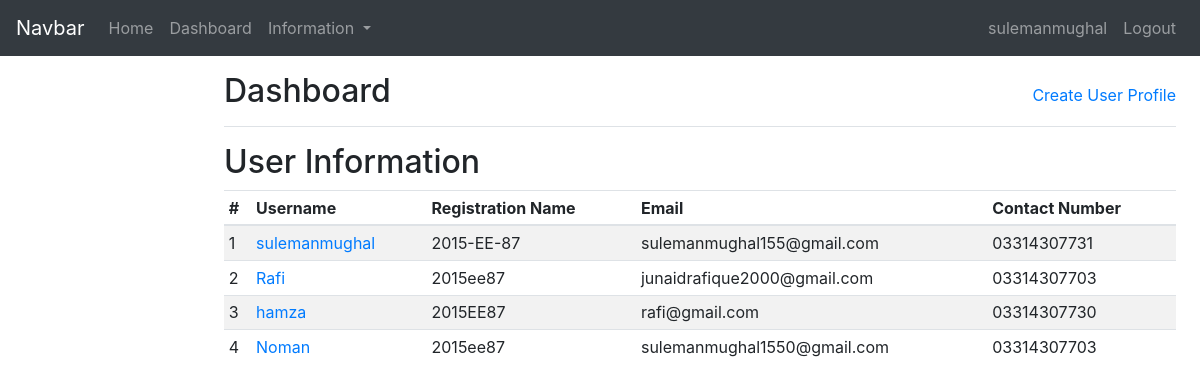
The page /dashbaord/ (signed in) on the database its author committed.
### course/models.py (models this page shows, shortened)
class profileModel(models.Model):
    user = models.ForeignKey(get_user_model(), on_delete= models.CASCADE)
    contactNumber = models.CharField(max_length=20, blank = False, null=False)
    canPOST = models.BooleanField(default =  False)
    rollNo = models.CharField(max_length = 20, blank = False)
    profileImage = models.ImageField(upload_to = 'Image/Files/',blank=False)

### course/views.py (the view)
# urls.py: url(r'^dashbaord/$', views.dashboard, name = "dashboard"),
@login_required()
def dashboard(request):
    users  =User.objects.all()
    profiles = profileModel.objects.all()
    books = bookModel.objects.all()
    issueBooks = IssueBook.objects.filter(user=request.user)
    context={
        'users' : users,
        'profiles' : profiles,
        'books' : books,
        'issueBooks' : issueBooks,
    }
    if request.user.is_superuser:
        return render(request, 'course/dashboard.html', context)
    return render(request, 'course/dashboard_1.html', context)

### course/templates/course/dashboard.html (shortened to what this page needs)
{% extends "Base.html" %}
{% load static %}
{% block content %}
<div class="container-fluid">
    <div class="row">
      <main role="main" class="col-md-9 ml-sm-auto col-lg-10 px-4">
        <div class="d-flex justify-content-between flex-wrap flex-md-nowrap align-items-center pt-3 pb-2 mb-3 border-bottom">
          <h1 class="h2">Dashboard</h1>
          {% if request.user.is_superuser %}
          <div class="btn-toolbar mb-2 mb-md-0">
            <a href="{% url 'user_create' %}">Create User Profile</a>
          </div>
          {% endif %}
        </div>
        <h2>User Information</h2>
        <div class="table-responsive">
          <table class="table table-striped table-sm">
            <thead>
              <tr>
                <th>#</th>
                <th>Username</th>
                <th>Registration Name</th>
                <th>Email</th>
                <th>Contact Number</th>
              </tr>
            </thead>
            <tbody>
              {% for i in users %}
              <tr>
                <td>{{ forloop.counter }}</td>
                <td><a href="{% url 'inform' i.id %}">{{ i.username }}</a></td>
                {% for j in profiles %}
                  {% if i.id == j.user.id %}
                    <td>{{ j.rollNo }}</td>
                  {% endif %}
                {% endfor %}
                <td>{{ i.email }}</td>
                {% for j in profiles %}
                  {% if i.id == j.user.id %}
                    <td>{{ j.contactNumber }}</td>
                  {% endif %}
                {% endfor %}
              </tr>
              {% endfor %}
            </tbody>
          </table>
        </div>
      </main>
    </div>
  </div>
{% endblock %}

### course/templates/Base.html (shortened to what this page needs)
{% load static %}
<!doctype html>
<html lang="en">
  <head>
    <link rel="stylesheet" href="https://stackpath.bootstrapcdn.com/bootstrap/4.3.1/css/bootstrap.min.css">
  </head>
  <body>
    <nav class="navbar sticky-top navbar-expand-lg navbar-dark bg-dark">
        <a class="navbar-brand" href="{% url 'home' %}">Navbar</a>
        <div class="collapse navbar-collapse" id="navbarSupportedContent">
          <ul class="navbar-nav mr-auto">
            <li class="nav-item">
              <a class="nav-link" href="{% url 'home' %}">Home</a>
            </li>
{% if request.user.is_authenticated %}
<li class="nav-item">
    <a class="nav-link" href="{% url 'dashboard' %}">Dashboard</a>
  </li>
            <li class="nav-item dropdown">
              <a class="nav-link dropdown-toggle" href="#" id="navbarDropdown" role="button" data-toggle="dropdown" aria-haspopup="true" aria-expanded="false">
                Information
              </a>
            </li>
            {% endif %}
          </ul>
          <ul class="navbar-nav ml-auto">
                      <li class="nav-item">
                        <a class="nav-link"> </a>
                      </li>
              {% if request.user.is_authenticated %}
              <li class="nav-item">
                  <a class="nav-link" href="{% url 'profile' %}" tabindex="-1" aria-disabled="true">{{ request.user.username }}</a>
              </li>
              <li class="nav-item">
                  <a class="nav-link" href="{% url 'logout' %}" tabindex="-1" aria-disabled="true">Logout</a>
              </li>
              {% endif %}
        </ul>
        </div>
      </nav>
      {% block content %}
      {% endblock %}
  </body>
</html>

### rows shown on the page
profileModel: rollNo "2015-EE-87", contactNumber "03314307731"
profileModel: rollNo "2015ee87", contactNumber "03314307703"
profileModel: rollNo "2015EE87", contactNumber "03314307730"
profileModel: rollNo "2015ee87", contactNumber "03314307703"

### other values the page prints
{{ request.user.username }} "sulemanmughal"
{{ i.username }} "sulemanmughal"
{{ i.email }} "sulemanmughal155@gmail.com"
{{ i.username }} "Rafi"
{{ i.email }} "junaidrafique2000@gmail.com"
{{ i.username }} "hamza"
{{ i.email }} "rafi@gmail.com"
{{ i.username }} "Noman"
{{ i.email }} "sulemanmughal1550@gmail.com"
